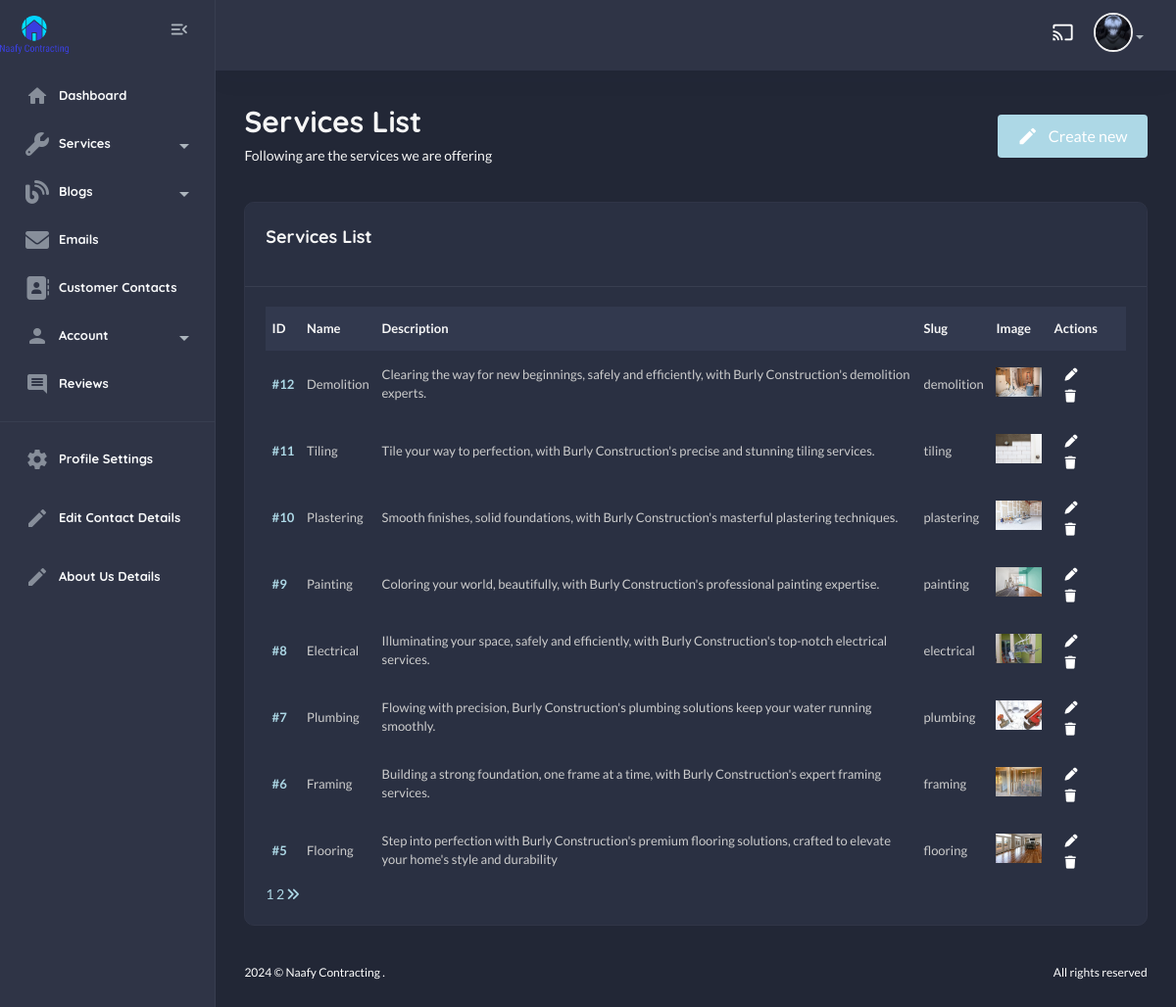
Page /useradmin/services/ (signed in) on the earlier database version.
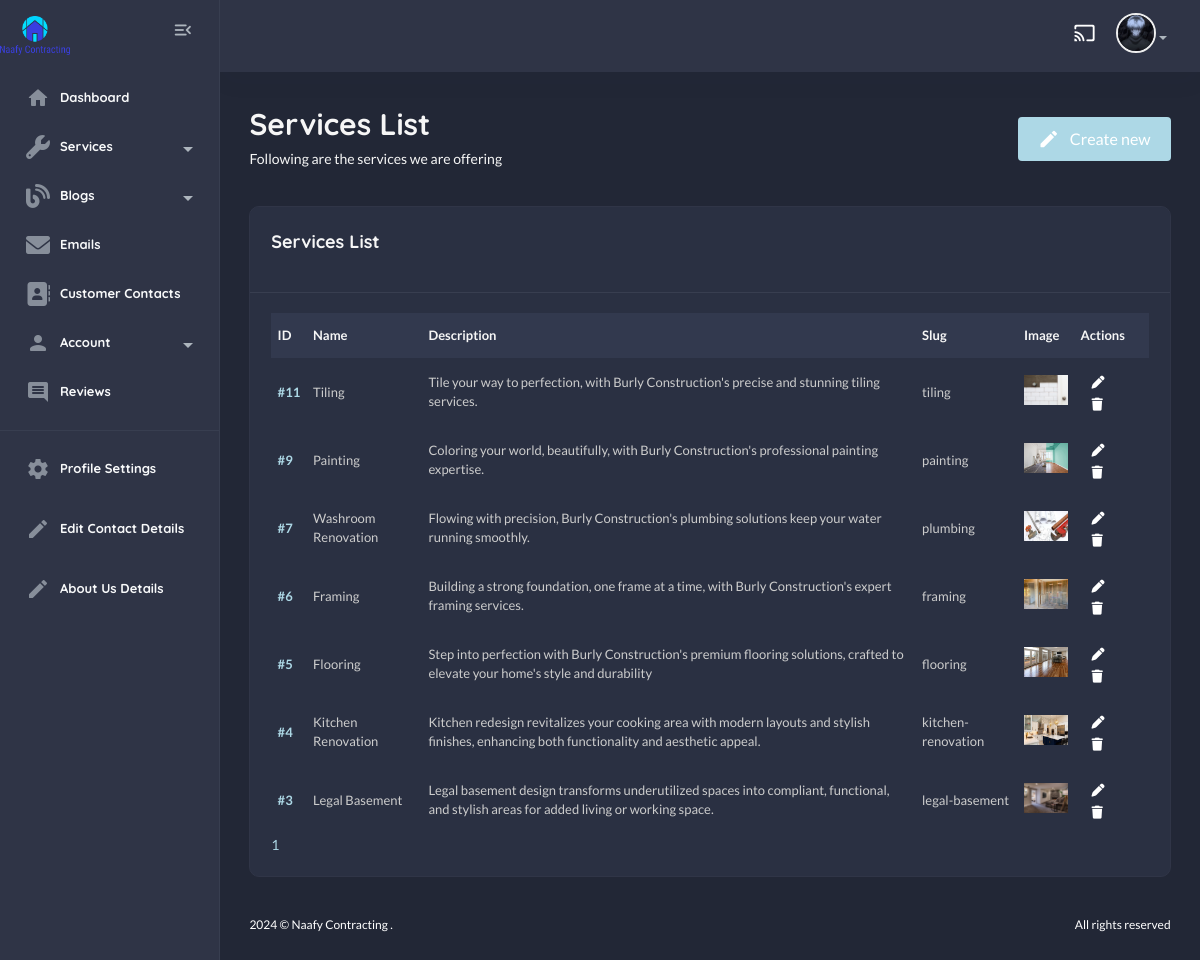
Same page on the later database version.
### services/models.py (models this page shows, shortened)
class Service(models.Model):
    name = models.CharField(max_length=100)
    description = models.TextField()
    slug = models.SlugField(unique=True, blank=True)
    image = models.ImageField(upload_to="services/", default="service.jpg")
    class Meta:
        verbose_name_plural = "Services"

### useradmin/views.py (the view)
# urls.py: path("services/", views.service_view, name="service-list"),
@login_required
def service_view(request):
    services = Service.objects.all().order_by("-id")
    paginator = Paginator(services, 8)
    page_number = request.GET.get("page")
    page_obj = paginator.get_page(page_number)
    context = {
        "services" : page_obj,
    }
    return render(request, "useradmin/service-list.html", context)

### home/context_processors.py (called while the page is built)
def default(request):
    contact_details = ContactDetails.objects.first()
    return {
        "contact_details" : contact_details,
    }

### templates/useradmin/service-list.html (shortened to what the changed rows need)
{% extends "useradmin/base.html" %}
    {% load static %}
        {% block content %}
            <section class="content-main">
                <div class="content-header">
                    <div>
                        <h2 class="content-title card-title">Services List</h2>
                    </div>
                </div>
                <div class="card mb-4">
                    <div class="card-body">
                        <div class="table-responsive">
                            <div class="table-responsive">
                                <table class="table align-middle table-nowrap mb-0">
                                    <thead class="table-light">
                                        <tr>
                                            <th class="align-middle" scope="col">ID</th>
                                            <th class="align-middle" scope="col">Name</th>
                                            <th class="align-middle" scope="col">Description</th>
                                            <th class="align-middle" scope="col">Slug</th>
                                            <th class="align-middle" scope="col">Image</th>
                                            <th class="align-middle" scope="col">Actions</th>
                                        </tr>
                                    </thead>
                                    <tbody>
                                        {% for s in services %}
                                            <tr>
                                                <td><a href="{% url "useradmin:service-detail" s.slug %}" class="fw-bold">#{{s.id}}</a></td>
                                                <td>{{s.name}}</td>
                                                <td>{{s.description}}</td>
                                                <td>{{s.slug}}</td>
                                                <td><img src="{{s.image.url}}" style="width:50px; height:30px" alt=""></td>
                                                <td>
                                                    <a href="{% url 'useradmin:edit-service' s.slug %}" class="btn btn-sm d-inline"><i class="fas fa-pen"></i></a>
                                                    <a href="{% url 'useradmin:delete-service' s.slug %}" class="btn btn-sm d-inline"><i class="fas fa-trash"></i></a>
                                                </td>
                                            </tr>
                                        {% endfor %}
                                    </tbody>
                                </table>
                            </div>
                        </div>
                        {% if services %}
                            <div class="row">
                                <div class="col-lg-12">
                                    <div class="blog__pagination">
                                        {% for num in services.paginator.page_range %}
                                            {% if services.number == num %}
                                                <a href="?page={{ num }}" class="active">{{ num }}</a>
                                            {% else %}
                                                <a href="?page={{ num }}">{{ num }}</a>
                                            {% endif %}
                                        {% endfor %}
                                        {% if services.has_next %}
                                            <a href="?page={{ services.next_page_number }}"><i class="fa fa-angle-double-right"></i></a>
                                        {% endif %}
                                    </div>
                                </div>
                            </div>
                        {% endif %}
                    </div>
                </div>
            </section>
{% endblock content %}

Differences in the rows shown:
removed Service: id "12", name "Demolition", description "Clearing the way for new beginnings, safely and efficiently, with Burly Construction's demolition experts.", slug "demolition", image (picture)
removed Service: id "10", name "Plastering", description "Smooth finishes, solid foundations, with Burly Construction's masterful plastering techniques.", slug "plastering", image (picture)
removed Service: id "8", name "Electrical", description "Illuminating your space, safely and efficiently, with Burly Construction's top-notch electrical services.", slug "electrical", image (picture)
changed Service "plumbing": name "Plumbing" → "Washroom Renovation"
now on this page (row unchanged): Service: id "4", name "Kitchen Renovation", description "Kitchen redesign revitalizes your cooking area with modern layouts and stylish finishes, enhancing both functionality and aesthetic appeal.", slug "kitchen-renovation", image (picture)
now on this page (row unchanged): Service: id "3", name "Legal Basement", description "Legal basement design transforms underutilized spaces into compliant, functional, and stylish areas for added living or working space.", slug "legal-basement", image (picture)
Other differences:
list line gone: "2"
